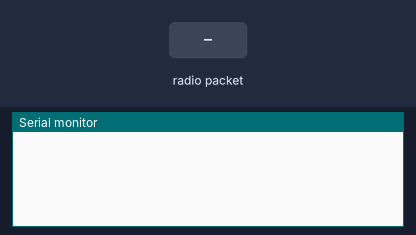
The sketch below on a simulated Arduino Uno, built with avr-gcc and run on an emulated ATmega328P. Shown: the last lines printed to the serial monitor. The test bench sets the inputs (shaded band). No radio packets arrive unless stated.

Above: at 1.2 s.
1.3 s: radio packet "5" arrives
At 2.8 s:
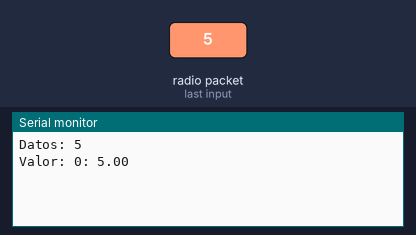
3.8 s: radio packet "90" arrives
At 5.2 s:
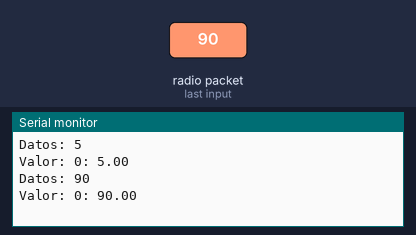
5.3 s: radio packet "200" arrives
At 7.1 s:
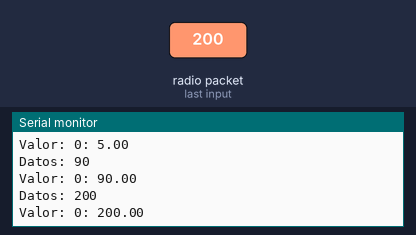

Measured:
- after the input at 1.3 s, the serial monitor: prints a new line after 1.0 s (image 1)
- after the input at 3.8 s, the serial monitor: prints a new line after 1.0 s (image 2)
- after the input at 5.3 s, the serial monitor: prints a new line after 1.0 s (image 3)

The sketch:

RECEPTOR.ino
```cpp
// (licence header left out)
#include <LoRa.h>                                           // LIBRERÍA LoRa.

void setup(){

  Serial.begin(9600);                                       // VELOCIDAD PUERTO DE COMUNICACIÓN - 9600;

  if (!LoRa.begin(433E6)){                                  // EN CASO DE ERROR, COMIENZO DEL BUCLE WHILE(1).
    Serial.println("Error al iniciar el módulo LoRa.");
    while (1);
  }

}

void loop(){

  if (LoRa.parsePacket()){                                  // MIENTRAS SE RECIBAN DATOS...
    String data = LoRa.readString();                        // LECTURA DEL MÓDULO LoRa.
    Serial.print("Datos: ");                                // SE IMPRIME "DATOS: ".
    Serial.println(data);                                   // SE IMPRIME EL VALOR DEL DATO.

    float values[11];                                       // VALORES INTEGRADOS EN LA CADENA.

    char *token = strtok(data.c_str(), ",");                // SEPARACIÓN DE LOS VALORES, MEDIANTE COMAS ",".
    int i = 0;                                              // VARIABLE PARA SUMATORIA "i".

    while (token != NULL && i < 11){                        // MIENTRAS "TOKEN" NO SEA NULO E "i" INFERIOR A 11...

      values[i] = atof(token);                              // SEPARACIÓN DE LOS VALORES.
      Serial.print("Valor: ");                              // IMPRIME "VALOR:".
      Serial.print(i);                                      // IMPRIME EL VALOR DE "i".
      Serial.print(": ");                                   // IMPRIME ":".
      Serial.println(values[i]);                            // IMPRIME CON SALTO DE LÍNEA EL VALOR DE "i".
      token = strtok(NULL, ",");                            // ACTUALIZA "strtok".
      i++;                                                  // INCREMENTO DE VARIABLE.

    }

  }

}
```
